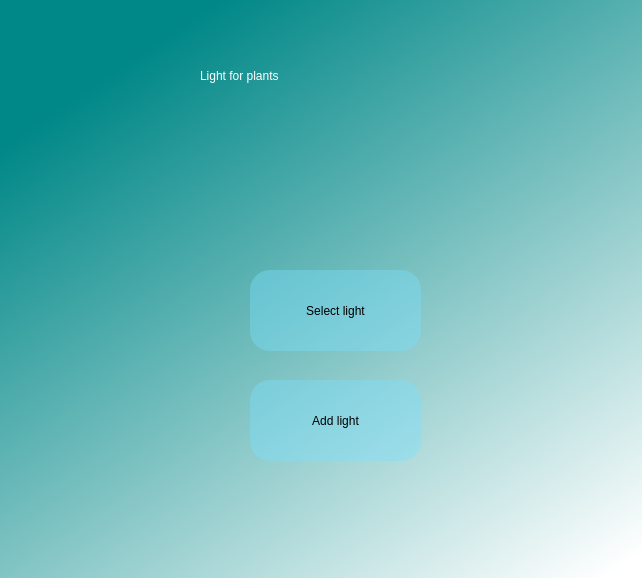
<?xml version="1.0" encoding="UTF-8"?>
<ui version="4.0">
 <class>bgwidget</class>
 <widget class="QDialog" name="bgwidget">
  <property name="geometry">
   <rect>
    <x>0</x>
    <y>0</y>
    <width>642</width>
    <height>578</height>
   </rect>
  </property>
  <property name="windowTitle">
   <string>Dialog</string>
  </property>
  <property name="styleSheet">
   <string notr="true">QWidget#bgwidget{
background-color: qlineargradient(spread:pad, x1:0.239, y1:0.0735455, x2:0.940761, y2:1, stop:0 rgba(0, 135, 135, 255), stop:1 rgba(255, 255, 255, 255));}</string>
  </property>
  <widget class="QLabel" name="label_2">
   <property name="geometry">
    <rect>
     <x>200</x>
     <y>20</y>
     <width>321</width>
     <height>111</height>
    </rect>
   </property>
   <property name="styleSheet">
    <string notr="true">font: 24pt &quot;MS Shell Dlg 2&quot;;
color: rgb(255, 255, 255);</string>
   </property>
   <property name="text">
    <string>Light for plants</string>
   </property>
  </widget>
  <widget class="QPushButton" name="selectl">
   <property name="geometry">
    <rect>
     <x>250</x>
     <y>270</y>
     <width>171</width>
     <height>81</height>
    </rect>
   </property>
   <property name="styleSheet">
    <string notr="true">border-radius:20px;
font: 14pt &quot;MS Shell Dlg 2&quot;;
background-color: rgba(120, 224, 255, 100);</string>
   </property>
   <property name="text">
    <string>Select light</string>
   </property>
  </widget>
  <widget class="QPushButton" name="addl">
   <property name="geometry">
    <rect>
     <x>250</x>
     <y>380</y>
     <width>171</width>
     <height>81</height>
    </rect>
   </property>
   <property name="styleSheet">
    <string notr="true">border-radius:20px;
font: 14pt &quot;MS Shell Dlg 2&quot;;
background-color: rgba(120, 224, 255, 100);</string>
   </property>
   <property name="text">
    <string>Add light</string>
   </property>
  </widget>
 </widget>
 <resources/>
 <connections/>
</ui>
